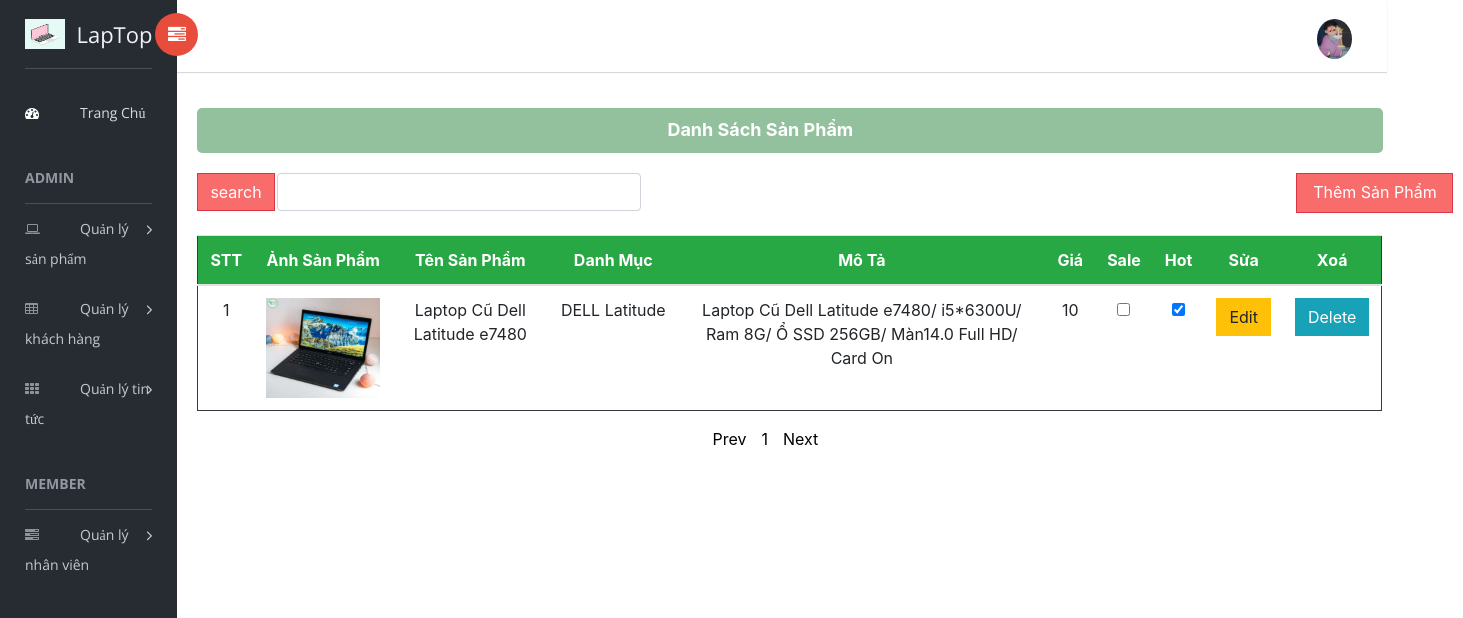
The app's page /app/Danhsachsanpham.php (signed in) with its own data.
### tables this page shows
CREATE TABLE `sanpham` (
  `MaSP` int(10) UNSIGNED NOT NULL,
  `MaDMSP` int(10) NOT NULL,
  `AnhSP` varchar(255) NOT NULL,
  `TenSP` varchar(255) NOT NULL,
  `MoTa` varchar(255) NOT NULL,
  `Gia` float NOT NULL,
  `Sale` int(10) NOT NULL,
  `Hot` int(10) NOT NULL
);

CREATE TABLE `danhmucsanpham` (
  `MaDMSP` int(10) UNSIGNED NOT NULL,
  `TenDMSP` varchar(255) NOT NULL
);

### app/Connect.php (called while the page is built, shortened)
<?php
class Database
{
    private $host = "localhost";
    private $user = "root";
    private $password = "";
    private $database = "laptop";
    public function __construct()
    {
        $this->conn =new mysqli($this->host,$this->user,$this->password,$this->database);
    }
}
?>

### app/DanhSachSanPham.php (the view, shortened to what this page needs)
<?php
  require_once('Connect.php');
  $db = new Database();
  include("DungChung.php")
?>
<div class="Phan2Phai">
    <div class="DangNhapThanhCong">
        <p>Danh Sách Sản Phẩm</p>
    </div>
    <div class="container" style="margin-top: 20px;margin-left:5px;">
        <div class="row">
            <form action="TimKiemSanPham.php" method="get" style="margin-left: 5px;">
                <input id="MaSP" type="number" class="col-md-20 form-control" name="MaSP" value="Nhập mã sản phẩm"
                    style="margin-left: 90px;">
                <input type="submit" name="Ok" value="search" class="btn btn-danger"
                    style="margin-left: 10px;margin-top: -66px;;background:#f86c6b" />
            </form>
            <div class="col-md-2"><a href="Add_Edit_SanPham.php" class="btn btn-danger" role="button"
                    style="margin-left:730px;width:157px;height:40px;padding-bottom:20px;background:#f86c6b">Thêm Sản Phẩm</a></div>
        </div>
        <table class="table table-hover">
            <thead>
                <tr class="bg-success text-white" style=" text-align: center;">
                    <th>STT</th>
                    <th>Ảnh Sản Phẩm</th>
                    <th>Tên Sản Phẩm</th>
                    <th>Danh Mục</th>
                    <th>Mô Tả</th>
                    <th>Giá</th>
                    <th>Sale</th>
                    <th>Hot</th>
                    <th>Sửa</th>
                    <th>Xoá</th>
                </tr>
            </thead>
            <tbody>
                <?php
                  $result = $db->conn->query( 'SELECT count(MaSP) as total from sanpham');
                  $row = mysqli_fetch_assoc($result);
                  $total_records = $row['total'];
                  $current_page = isset($_GET['page']) ? $_GET['page'] : 1;
                        $limit = 3;
                        $total_page = ceil($total_records / $limit);
                      $start = ($current_page - 1) * $limit;
                      $result = $db->conn->query( "SELECT MaSP, danhmucsanpham.TenDMSP, sanpham.AnhSP, sanpham.TenSP, sanpham.MoTa, sanpham.Gia, sanpham.Hot, sanpham.Sale FROM sanpham INNER JOIN danhmucsanpham ON danhmucsanpham.MaDMSP=sanpham.MaDMSP LIMIT $start, $limit");
                    foreach($result as $std){
                      echo '<tr style=" text-align: center;">
                        <td >'.$std['MaSP'].'</td>
                        <td><img src="../Image/'.$std['AnhSP'].'" style="width:210px;height:100px"></td>
                        <td>'.$std['TenSP'].'</td>
                        <td style="width:130px;">'.$std['TenDMSP'].'</td>
                        <td >'.$std['MoTa'].'</td>
                        <td >'.$std['Gia'].'</td>
                        <td>'.($std['Sale']==1 ? '<input type="checkbox" checked>': '<input type="checkbox">').'</td>
                        <td>'.($std['Hot']==1 ? '<input type="checkbox" checked>': '<input type="checkbox">').'</td>
                        <td><button class="btn btn-warning" onclick=\'window.open("Add_Edit_SanPham.php?id='.$std['MaSP'].'","_self")\'>Edit</button></td>
                        <td><button class="btn btn-info" onclick=\'window.open("XoaSanPham.php?id='.$std['MaSP'].'","_self")\'>Delete</button></td>
                      </tr>';
                  }
                ?>
            </tbody>
        </table>
        <ul class="pagination">
            <?php
                      if ($current_page > 1 && $total_page > 1){
                        echo '<a href="DanhSachSanPham.php?page='.($current_page-1).'" style="color:black;margin-left:15px">Prev</a>  ';
                    }
                    else
                    {
                      echo '<span style="color:black;margin-left:15px">Prev</span> ';
                    }
                    for ($i = 1; $i <= $total_page; $i++){
                      if ($i == $current_page){
                        echo '<span style="color:black;margin-left:15px">'.$i.'</span>  ';
                      }
                      else{
                          echo '<a href="DanhSachSanPham.php?page='.$i.'" style="color:black;margin-left:15px">'.$i.'</a>';
                      }
                  }
                  if ($current_page < $total_page && $total_page > 1){
                      echo '<a href="DanhSachSanPham.php?page='.($current_page+1).'" style="color:black;margin-left:15px">Next</a>';
                  }
                  else
                  {
                    echo '<span style="color:black;margin-left:15px">Next</span> ';
                  }
                  ?>
        </ul>
    </div>
</div>

### assets/css/HomePage.css (style rules this page uses)
.DangNhapThanhCong { display: flex; height: 45px; width: 98%; margin-top: 30px; margin-left: 20px; background: #93c19e; border-radius: 5px; }
.DangNhapThanhCong p { color: #ffffff; padding-top: 10px; font-size: 18px; margin-left: 470px; font-weight: bold; }
.pagination { margin-left: 500px; }
.table.table-hover { margin-top: 0px; border: 1px solid #343a40; width: 1185px; }

### records on screen
sanpham: MaSP "1", AnhSP (picture), TenSP "Laptop Cũ Dell Latitude e7480", danhmucsanpham.TenDMSP "DELL Latitude", MoTa "Laptop Cũ Dell Latitude e7480/ i5*6300U/ Ram 8G/ Ổ SSD 256GB/ Màn14.0 Full HD/ Card On", Gia "10"
